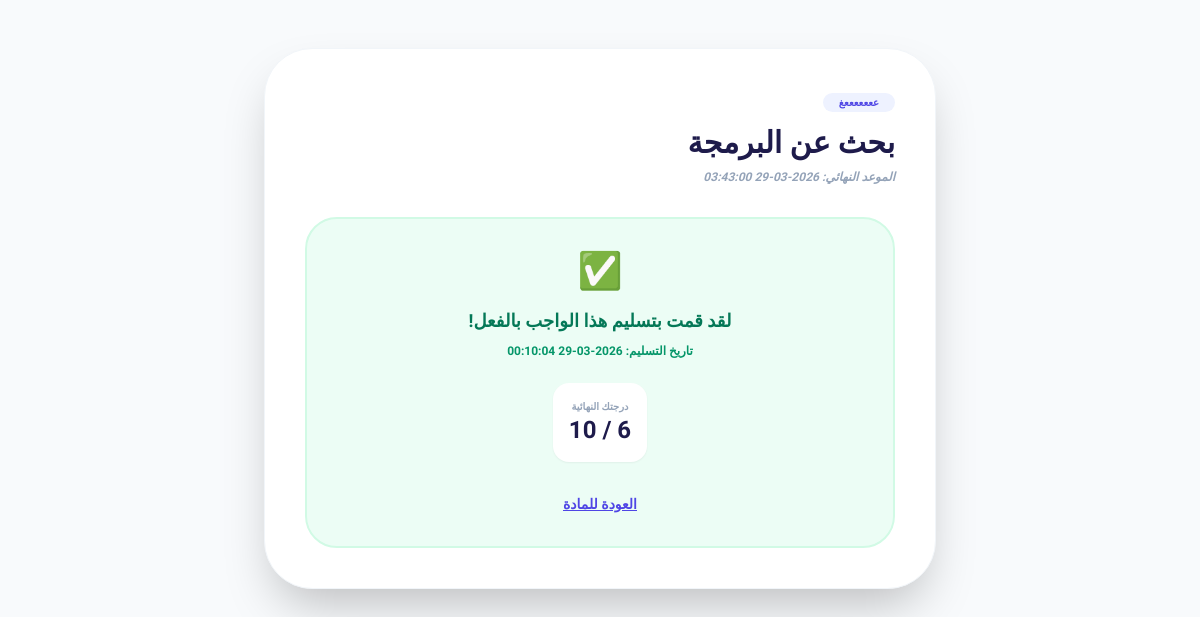
Page /dashboard/submit_assignment.php?id=1 (signed in) on the committed database.
### tables this page shows
CREATE TABLE `assignments` (
  `id` int(11) NOT NULL,
  `course_id` int(11) DEFAULT NULL,
  `title` varchar(255) DEFAULT NULL,
  `description` text DEFAULT NULL,
  `due_date` datetime DEFAULT NULL,
  `max_mark` int(11) DEFAULT NULL,
  `file_path` varchar(255) DEFAULT NULL,
  `created_at` timestamp NOT NULL DEFAULT current_timestamp()
);

CREATE TABLE `courses` (
  `id` int(11) NOT NULL,
  `course_name` varchar(150) NOT NULL,
  `course_code` varchar(20) NOT NULL,
  `teacher_id` int(11) DEFAULT NULL,
  `created_at` timestamp NOT NULL DEFAULT current_timestamp()
);

CREATE TABLE `assignment_submissions` (
  `id` int(11) NOT NULL,
  `assignment_id` int(11) DEFAULT NULL,
  `student_id` int(11) DEFAULT NULL,
  `file_path` varchar(255) DEFAULT NULL,
  `student_notes` text DEFAULT NULL,
  `grade` int(11) DEFAULT NULL,
  `submitted_at` timestamp NOT NULL DEFAULT current_timestamp()
);

### dashboard/submit_assignment.php (the view, shortened to what this page needs)
<?php
require_once '../config/db.php';
$user_id = $_SESSION['user_id'];
$assign_id = $_GET['id'] ?? null;
$stmt = $pdo->prepare("SELECT a.*, c.course_name FROM assignments a JOIN courses c ON a.course_id = c.id WHERE a.id = ?");
$stmt->execute([$assign_id]);
$assignment = $stmt->fetch();
$check_stmt = $pdo->prepare("SELECT * FROM assignment_submissions WHERE assignment_id = ? AND student_id = ?");
$check_stmt->execute([$assign_id, $user_id]);
$already_submitted = $check_stmt->fetch();
?>
<!DOCTYPE html>
<html lang="ar" dir="rtl">
<head>
    <script src="https://cdn.tailwindcss.com"></script>
</head>
<body class="bg-slate-50 p-6 md:p-12">
<div class="max-w-2xl mx-auto">
    <div class="bg-white rounded-[3rem] p-10 shadow-2xl border border-slate-100 relative overflow-hidden">
        <div class="mb-8">
            <span class="text-[10px] bg-indigo-50 text-indigo-600 px-4 py-1 rounded-full font-black uppercase"><?= htmlspecialchars($assignment['course_name']) ?></span>
            <h1 class="text-3xl font-black text-indigo-950 mt-3"><?= htmlspecialchars($assignment['title']) ?></h1>
            <p class="text-slate-400 font-bold text-xs mt-2 italic">الموعد النهائي: <?= $assignment['due_date'] ?></p>
        </div>
        <?php if($already_submitted): ?>
            <div class="bg-emerald-50 border-2 border-emerald-100 p-8 rounded-[2rem] text-center">
                <div class="text-4xl mb-4 text-emerald-500">✅</div>
                <h3 class="text-emerald-700 font-black text-lg">لقد قمت بتسليم هذا الواجب بالفعل!</h3>
                <p class="text-emerald-600 text-xs font-bold mt-2">تاريخ التسليم: <?= $already_submitted['submitted_at'] ?></p>
                <?php if($already_submitted['grade'] !== null): ?>
                    <div class="mt-6 p-4 bg-white rounded-2xl shadow-sm inline-block">
                        <p class="text-[10px] text-slate-400 font-black">درجتك النهائية</p>
                        <p class="text-2xl font-black text-indigo-950"><?= $already_submitted['grade'] ?> / <?= $assignment['max_mark'] ?></p>
                    </div>
                <?php endif; ?>
                <a href="view_course.php?id=<?= $assignment['course_id'] ?>" class="block mt-8 text-indigo-600 font-black text-sm underline">العودة للمادة</a>
            </div>
        <?php endif; ?>
    </div>
</div>
</body>
</html>

### dashboard/submit_assignment.php (style rules this page uses)
body { font-family: 'Almarai', sans-serif; }

### rows in the picture
assignments: course.course_name "عععععععغ", title "بحث عن البرمجة", due_date "2026-03-29 03:43:00", max_mark "10"
assignment_submissions: submitted_at "2026-03-29 00:10:04"
